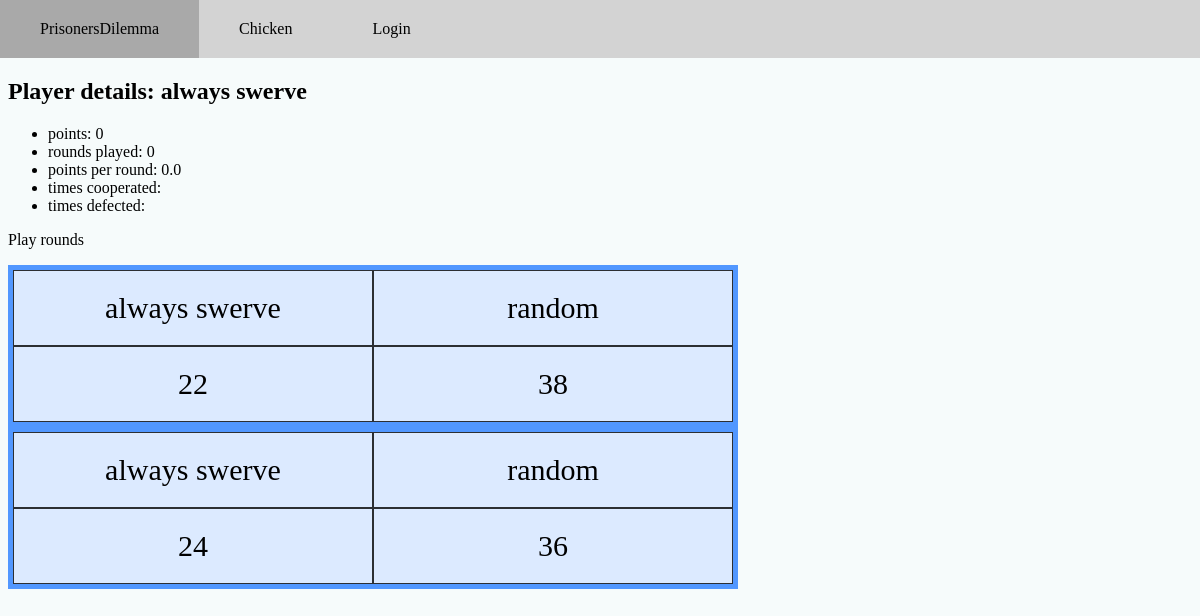
Screenshot of /games/playerDetail/14 (signed in) with the database file from the repository.
### games/models.py (models this page shows, shortened)
class Player(models.Model):
    name = models.TextField(max_length=100, default="default")
    user = models.ForeignKey(User, related_name="players", on_delete=models.CASCADE)
    strategy = models.TextField(default="default")
    points = models.IntegerField(default=0)
    rounds_played = models.IntegerField(default=0)
    points_per_round = models.FloatField(default=0)
    game = models.ForeignKey(Game, related_name= 'players', on_delete=models.CASCADE)

class MatchSummary(models.Model):
    players = models.ManyToManyField(Player, related_name='matches')
    def getTotalPoints(self, player):
        total = 0
        for round in self.rounds.all():
            for playerPointPair in round.playerPointPairs.all():
                if(player == playerPointPair.player):
                    total += playerPointPair.points
        return total

class RoundData(models.Model):
    match = models.ForeignKey(MatchSummary, related_name='rounds', on_delete=models.CASCADE)

class PlayerPointPair(models.Model):
    round = models.ForeignKey(RoundData, related_name='playerPointPairs', on_delete=models.CASCADE)
    player = models.ForeignKey(Player, on_delete=models.CASCADE)
    points = models.IntegerField(default=0)
    move = models.TextField()

### games/views.py (the view)
# urls.py: path("playerDetail/<int:pk>", views.playerDetail.as_view(), name="playerDetail"),
class playerDetail(generic.DetailView):
    model = Player
    template_name = "games/playerDetail.html"

### games/templatetags/my_tags.py (called while the page is built)
@register.filter
def getTotalPoints(matchSummary, player):
    return matchSummary.getTotalPoints(player)

### games/templates/games/playerDetail.html (shortened to what this page needs)
{% extends 'registration/loggedInBase.html' %}
{% block content %}
{% load my_tags %}
<h2>Player details: {{player.name}}</h2>
<ul>
    <li>points: {{player.points}}</li>
    <li>rounds played: {{player.rounds_played}}</li>
    <li>points per round: {{player.points_per_round}}</li>
    <li>times cooperated: {{player.timesC}}</li>
    <li>times defected: {{player.timesD}}</li>
</ul>
<a href= {% url "games:playRounds" player.id%}>Play rounds</a>
    {% for match in player.matches.all %}
    <div class="grid-container">
        {% for player in match.players.all %}
            <div class="grid-item">{{player.name}}</div>
            <div class="grid-item">{{match|getTotalPoints:player}}</div>
        {% endfor %}
    </div>
    {% endfor %}
{% endblock %}

### prisonersDilemnaWeb/static/css/style.css (style rules this page uses)
body { margin: 0; background-color: #f6fbfb; }
a { text-decoration: none; color: black; }
.grid-container { display: grid; grid-auto-flow: column; grid-template-rows: auto auto; grid-template-columns: repeat(2, max(50px, 30vw)); background-color: rgb(81, 151, 255); padding: 5px; width: max(100px, 60vw); }
.grid-item { background-color: rgba(255, 255, 255, 0.8); border: 1px solid rgba(0, 0, 0, 0.8); padding: 20px; font-size: 30px; text-align: center; }

### rows the page displays
Player: name "always swerve", points "0", rounds_played "0", points_per_round "0.0"
MatchSummary: id.player_id "22", id.player_id "38"
Player: name "random"
MatchSummary: id.player_id "24", id.player_id "36"
